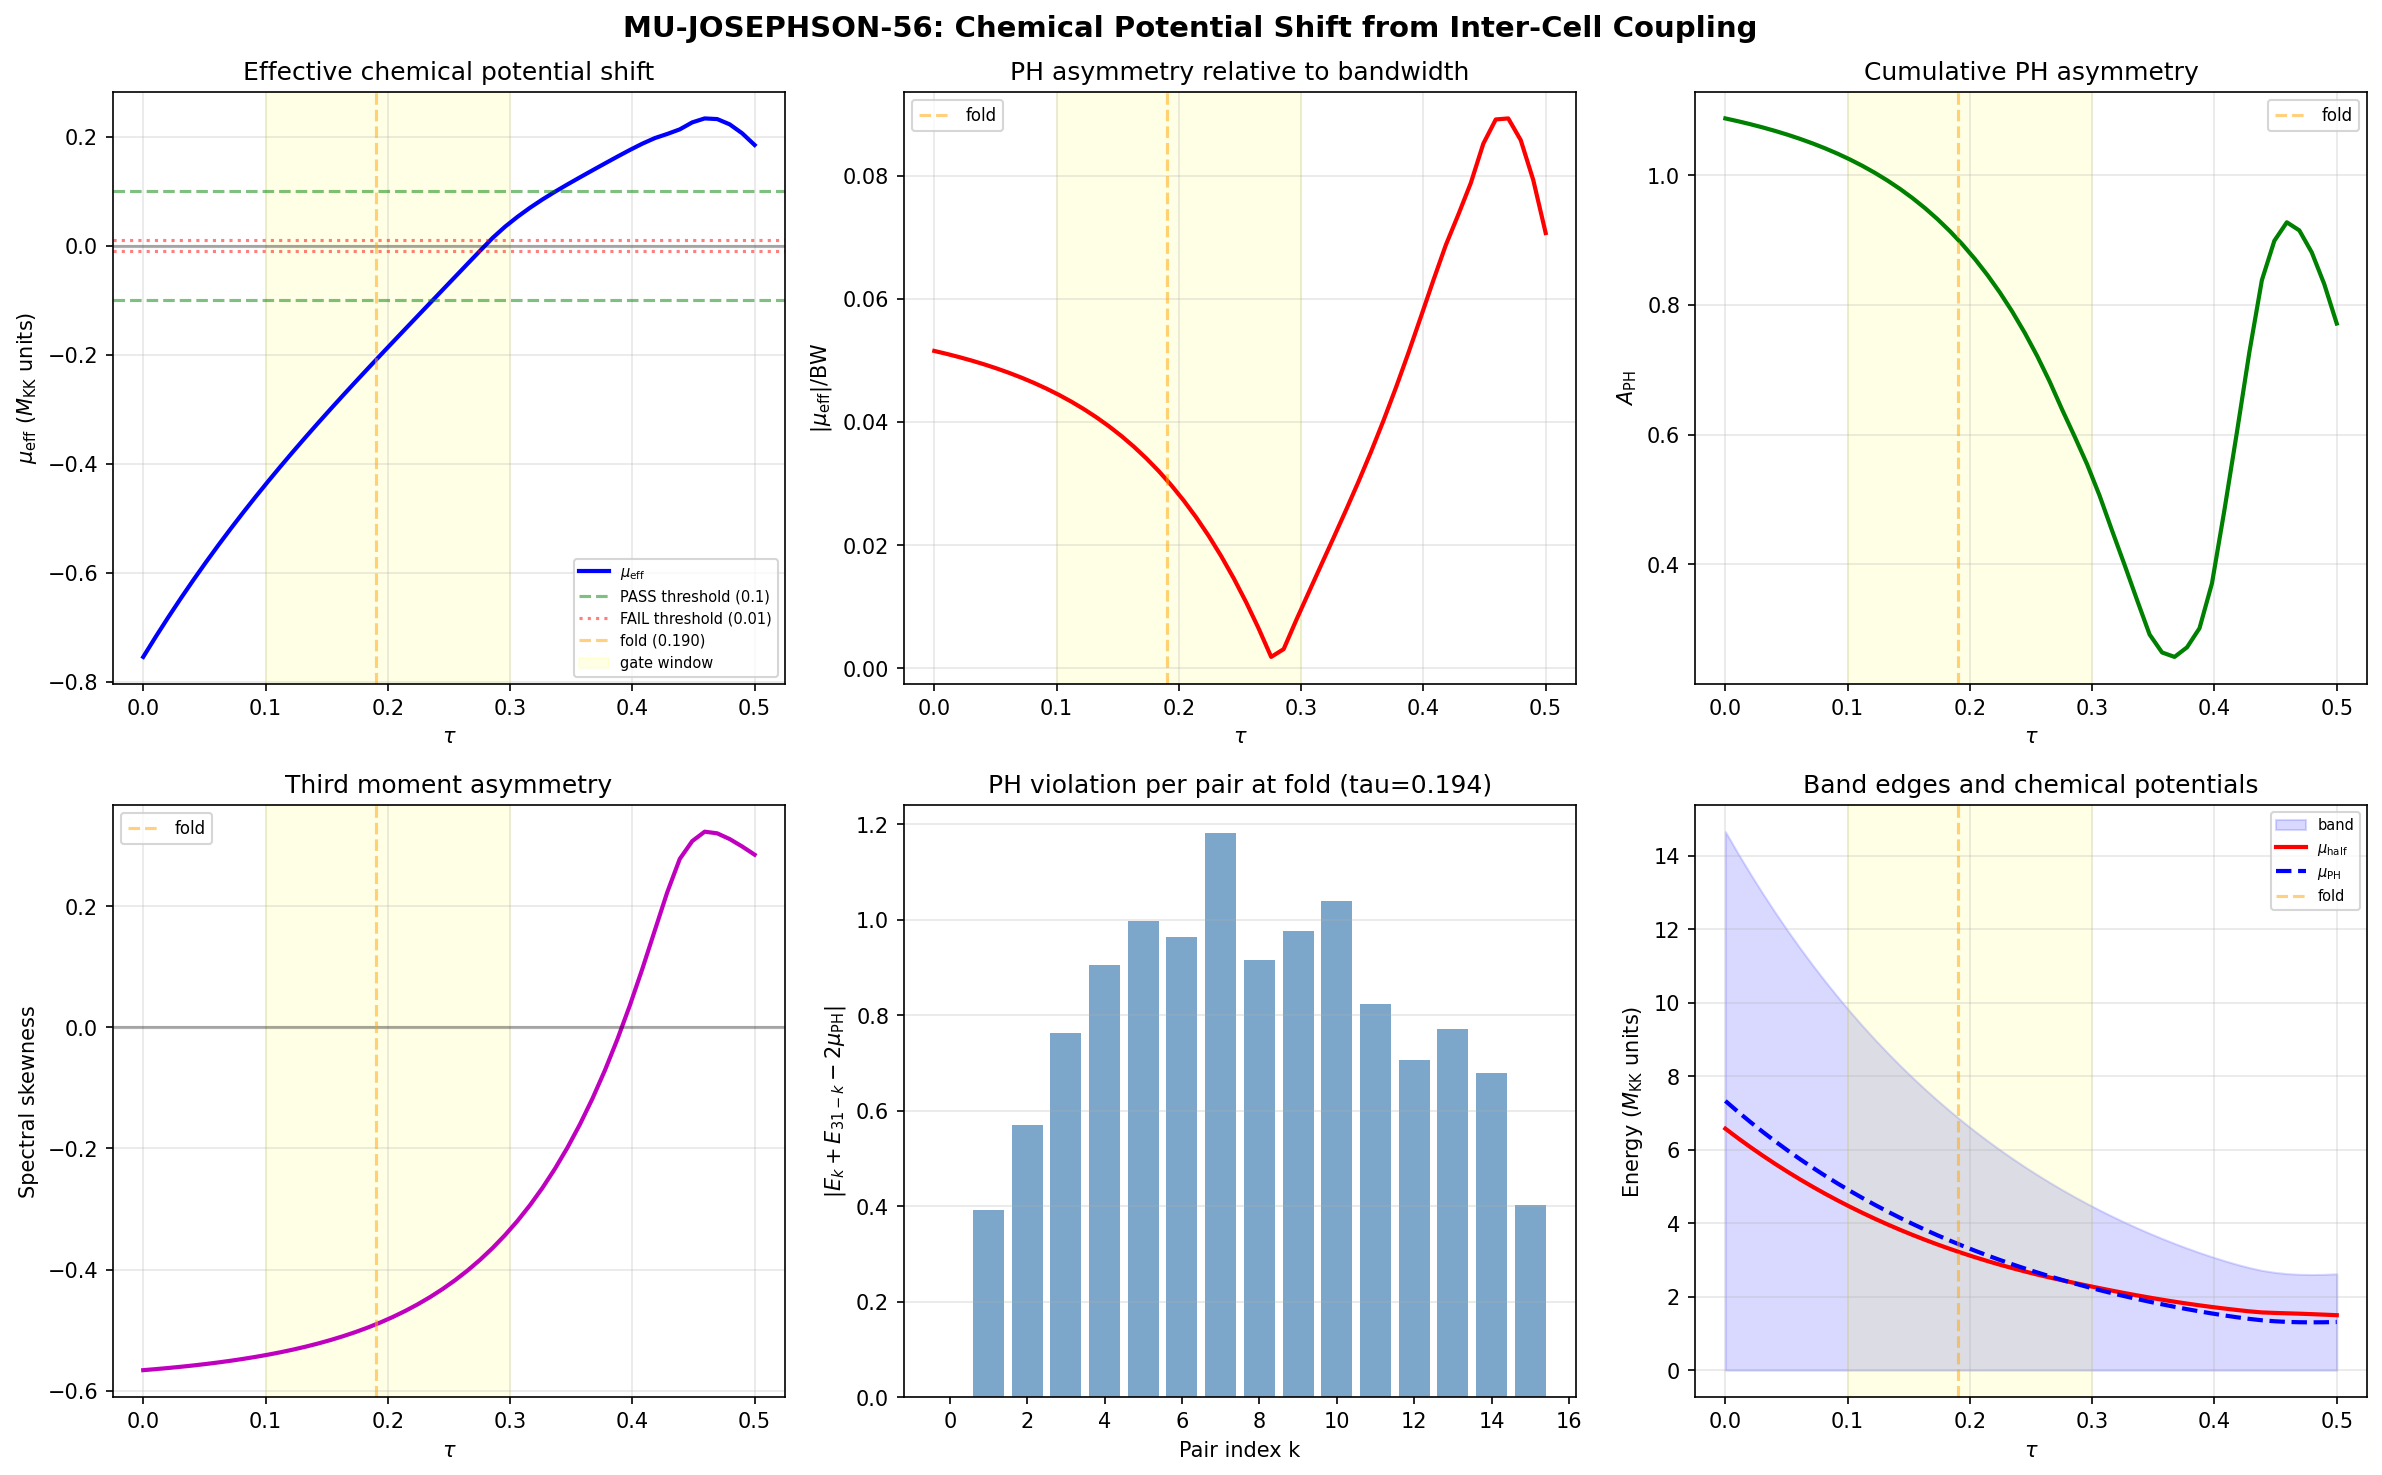

Python code for this plot:
#!/usr/bin/env python3
"""
S56 W1-4: MU-JOSEPHSON-56 — Chemical Potential Shift from Inter-Cell Coupling

The S34 mu=0 theorem requires particle-hole (PH) symmetry of the single-cell
Dirac spectrum. Josephson coupling broadens each level into a BAND across the
32-cell fabric. If the band structure breaks PH symmetry, an effective mu_eff != 0
is generated, potentially reopening the S_f non-monotonicity channel (SF-SIGN-55).

Method:
1. Load the 32x32 TB Hamiltonian H(tau) from s54_tb_hamiltonian.npz
2. At each tau, diagonalize H(tau) to get 32 eigenvalues
3. Compute mu_half = (E[15] + E[16]) / 2 at half-filling (16 particles)
4. Compute mu_PH = (E_max + E_min) / 2 (spectral midpoint)
5. mu_eff = mu_half - mu_PH measures PH asymmetry
6. Compute cumulative PH asymmetry A_PH

Gate: MU-SHIFT-56
  PASS: |mu_eff| > 0.1 M_KK at any tau in [0.10, 0.30]
  FAIL: |mu_eff| < 0.01 M_KK everywhere

Author: Spectral-Geometer
Session: S56, Wave 1, Task 4
"""

import sys
import os
sys.path.insert(0, 'computations')
from canonical_constants import *
import numpy as np
import matplotlib.pyplot as plt

# ============================================================================
# 1. Load TB Hamiltonian data
# ============================================================================
data = np.load('computations/session-54/s54_tb_hamiltonian.npz', allow_pickle=True)

tau_values = data['tau_values']       # (50,)
eigenvalues = data['eigenvalues']     # (50, 32)
hamiltonians = data['hamiltonians']   # (50, 32, 32)
bandwidths = data['bandwidths']       # (50,)
N_cells = int(data['N_cells'])        # 32
J_C2_tau = data['J_C2_tau']           # (50,)
cell_casimirs = data['cell_casimirs'] # (32,)
cell_dims = data['cell_dims']         # (32,)

n_tau = len(tau_values)
N = N_cells  # 32

print(f"Loaded: {n_tau} tau values, {N} cells")
print(f"Eigenvalue shape: {eigenvalues.shape}")
print(f"tau range: [{tau_values[0]:.4f}, {tau_values[-1]:.4f}]")

# ============================================================================
# 2. Verify eigenvalues by re-diagonalizing (cross-check)
# ============================================================================
idx_check = 25  # middle tau
H_check = hamiltonians[idx_check]
eigs_check = np.linalg.eigvalsh(H_check)
eigs_stored = eigenvalues[idx_check]
max_diff = np.max(np.abs(np.sort(eigs_check) - np.sort(eigs_stored)))
print(f"\nCross-check at tau={tau_values[idx_check]:.4f}: max |E_recomputed - E_stored| = {max_diff:.2e}")
assert max_diff < 1e-10, f"Eigenvalue cross-check FAILED: {max_diff}"

# ============================================================================
# 3. Compute chemical potential quantities at each tau
# ============================================================================

# Arrays to store results
mu_half = np.zeros(n_tau)       # Chemical potential at half-filling
mu_PH = np.zeros(n_tau)         # PH-symmetric midpoint
mu_eff = np.zeros(n_tau)        # Effective PH-breaking shift
A_PH = np.zeros(n_tau)          # PH asymmetry measure
E_min_arr = np.zeros(n_tau)     # Lowest eigenvalue
E_max_arr = np.zeros(n_tau)     # Highest eigenvalue
BW = np.zeros(n_tau)            # Bandwidth
gap_half = np.zeros(n_tau)      # Gap at half-filling E[16] - E[15]

# Detailed PH violation per eigenvalue pair
PH_violation = np.zeros((n_tau, N//2))  # |E_k + E_{N-1-k} - 2*mu_PH|

for i in range(n_tau):
    E = np.sort(eigenvalues[i])  # sorted ascending

    E_min_arr[i] = E[0]
    E_max_arr[i] = E[-1]
    BW[i] = E[-1] - E[0]

    # Half-filling: 16 particles fill levels 0..15
    # Chemical potential at half-filling = midpoint of Fermi gap
    mu_half[i] = (E[15] + E[16]) / 2.0

    # PH-symmetric midpoint
    mu_PH[i] = (E[-1] + E[0]) / 2.0

    # Effective chemical potential shift
    mu_eff[i] = mu_half[i] - mu_PH[i]

    # Gap at half-filling
    gap_half[i] = E[16] - E[15]

    # PH asymmetry measure: average violation of E_k + E_{N-1-k} = 2*mu_PH
    for k in range(N//2):
        PH_violation[i, k] = abs(E[k] + E[N-1-k] - 2*mu_PH[i])

    A_PH[i] = np.sum(PH_violation[i]) / (2.0 * BW[i]) if BW[i] > 0 else 0.0

# ============================================================================
# 4. Additional measure: Hermitian PH symmetry check
# ============================================================================
# A PH-symmetric Hamiltonian satisfies C H C^{-1} = -H + const
# For the TB Hamiltonian, check if the spectrum is symmetric about mu_PH
# by computing the spectral skewness

spectral_skewness = np.zeros(n_tau)
spectral_asymmetry_max = np.zeros(n_tau)

for i in range(n_tau):
    E = np.sort(eigenvalues[i])
    E_centered = E - mu_PH[i]

    # Skewness of centered spectrum
    sigma = np.std(E_centered)
    if sigma > 0:
        spectral_skewness[i] = np.mean(E_centered**3) / sigma**3

    # Maximum asymmetry in paired eigenvalues
    asym = np.zeros(N//2)
    for k in range(N//2):
        asym[k] = abs(E_centered[k] + E_centered[N-1-k])
    spectral_asymmetry_max[i] = np.max(asym)

# ============================================================================
# 5. Focus on gate window [0.10, 0.30]
# ============================================================================
mask_gate = (tau_values >= 0.10) & (tau_values <= 0.30)
tau_gate = tau_values[mask_gate]
mu_eff_gate = mu_eff[mask_gate]
A_PH_gate = A_PH[mask_gate]

max_mu_eff_gate = np.max(np.abs(mu_eff_gate))
max_A_PH_gate = np.max(A_PH_gate)

# Gate evaluation (in M_KK units — eigenvalues are already in M_KK units)
# The eigenvalues from TB Hamiltonian are dimensionless ratios of M_KK
PASS_threshold = 0.1   # |mu_eff| > 0.1 M_KK  # (local)
FAIL_threshold = 0.01  # |mu_eff| < 0.01 M_KK everywhere  # (local)

if max_mu_eff_gate > PASS_threshold:
    gate_verdict = "PASS"
elif max_mu_eff_gate < FAIL_threshold:
    gate_verdict = "FAIL"
else:
    gate_verdict = "INFO"

# ============================================================================
# 6. Ratio mu_eff / bandwidth for physical interpretation
# ============================================================================
mu_eff_over_BW = np.zeros(n_tau)
for i in range(n_tau):
    if BW[i] > 0:
        mu_eff_over_BW[i] = mu_eff[i] / BW[i]

# ============================================================================
# 7. Check: is PH violation from graph topology or from Casimir disorder?
# ============================================================================
# The cells have different Casimirs (on-site energies).
# Check if the Hamiltonian is bipartite (which would enforce PH symmetry)
adj = data['adjacency']  # 32x32
# Bipartite check via eigenvalues of adjacency
adj_eigs = np.linalg.eigvalsh(adj.astype(float))
adj_eigs_sorted = np.sort(adj_eigs)
# Bipartite graph has spectrum symmetric about 0
adj_skewness = np.mean(adj_eigs_sorted**3) / (np.std(adj_eigs_sorted)**3 + 1e-30)

# On-site energies (Casimirs) break PH if non-uniform
casimir_std = np.std(cell_casimirs)
casimir_mean = np.mean(cell_casimirs)

print(f"\n{'='*70}")
print(f"GRAPH TOPOLOGY ANALYSIS")
print(f"{'='*70}")
print(f"Adjacency eigenvalue skewness: {adj_skewness:.6f}")
print(f"  (0 = bipartite/PH-symmetric graph)")
print(f"Casimir disorder: mean={casimir_mean:.4f}, std={casimir_std:.4f}")
print(f"  std/mean = {casimir_std/casimir_mean:.4f}" if casimir_mean > 0 else "")

# ============================================================================
# 8. Print results table
# ============================================================================
print(f"\n{'='*70}")
print(f"MU-JOSEPHSON-56: Chemical Potential Shift Results")
print(f"{'='*70}")
print(f"\n{'tau':>8s} {'mu_half':>10s} {'mu_PH':>10s} {'mu_eff':>10s} {'|mu_eff|/BW':>12s} {'A_PH':>10s} {'gap_half':>10s} {'BW':>10s}")
print("-" * 82)

for i in range(n_tau):
    marker = " *" if mask_gate[i] else ""
    print(f"{tau_values[i]:8.4f} {mu_half[i]:10.6f} {mu_PH[i]:10.6f} {mu_eff[i]:10.6f} "
          f"{abs(mu_eff_over_BW[i]):12.8f} {A_PH[i]:10.6f} {gap_half[i]:10.6f} {BW[i]:10.4f}{marker}")

print(f"\n{'='*70}")
print(f"GATE WINDOW [0.10, 0.30]")
print(f"{'='*70}")
print(f"max |mu_eff| in gate window: {max_mu_eff_gate:.8f} M_KK")
print(f"max A_PH in gate window:     {max_A_PH_gate:.8f}")
print(f"PASS threshold:              {PASS_threshold:.2f} M_KK")
print(f"FAIL threshold:              {FAIL_threshold:.2f} M_KK")
print(f"\nGATE VERDICT: MU-SHIFT-56 = {gate_verdict}")

# Fold region details
fold_idx = np.argmin(np.abs(tau_values - tau_fold))
print(f"\nAt fold (tau={tau_values[fold_idx]:.4f}):")
print(f"  mu_half  = {mu_half[fold_idx]:.8f}")
print(f"  mu_PH    = {mu_PH[fold_idx]:.8f}")
print(f"  mu_eff   = {mu_eff[fold_idx]:.8f}")
print(f"  |mu_eff|/BW = {abs(mu_eff_over_BW[fold_idx]):.8f}")
print(f"  A_PH     = {A_PH[fold_idx]:.8f}")
print(f"  gap_half = {gap_half[fold_idx]:.6f}")
print(f"  BW       = {BW[fold_idx]:.6f}")
print(f"  spectral skewness = {spectral_skewness[fold_idx]:.8f}")
print(f"  max spectral asymmetry = {spectral_asymmetry_max[fold_idx]:.8f}")

# Full-range statistics
print(f"\nFull range statistics:")
print(f"  max |mu_eff| overall:    {np.max(np.abs(mu_eff)):.8f} M_KK at tau={tau_values[np.argmax(np.abs(mu_eff))]:.4f}")
print(f"  max A_PH overall:        {np.max(A_PH):.8f} at tau={tau_values[np.argmax(A_PH)]:.4f}")
print(f"  max |skewness| overall:  {np.max(np.abs(spectral_skewness)):.8f} at tau={tau_values[np.argmax(np.abs(spectral_skewness))]:.4f}")

# ============================================================================
# 9. Detailed eigenvalue pair analysis at fold
# ============================================================================
print(f"\n{'='*70}")
print(f"EIGENVALUE PAIR ANALYSIS AT FOLD (tau={tau_values[fold_idx]:.4f})")
print(f"{'='*70}")
E_fold = np.sort(eigenvalues[fold_idx])
print(f"{'k':>3s} {'E_k':>10s} {'E_{31-k}':>10s} {'E_k+E_{31-k}':>12s} {'2*mu_PH':>10s} {'violation':>10s}")
print("-" * 58)
for k in range(N//2):
    Ek = E_fold[k]
    Em = E_fold[N-1-k]
    violation = abs(Ek + Em - 2*mu_PH[fold_idx])
    print(f"{k:3d} {Ek:10.6f} {Em:10.6f} {Ek+Em:12.6f} {2*mu_PH[fold_idx]:10.6f} {violation:10.6f}")

# ============================================================================
# 10. Physical interpretation: relation to SF-SIGN-55
# ============================================================================
print(f"\n{'='*70}")
print(f"PHYSICAL INTERPRETATION")
print(f"{'='*70}")

# The S34 mu=0 theorem applies to single-cell BCS.
# For the fabric, mu_eff measures how far the fabric half-filling deviates
# from the PH-symmetric point.
print(f"""
S34 mu=0 theorem: Single-cell Dirac spectrum is PH-symmetric => mu=0 forced.
SF-SIGN-55 PASS: dS_f/dtau > 0 at mu=median (half-filling), BUT mu=0 forced.
TRUNC-RATIO-55: At mu=0, S_f monotonically decreasing (strengthens with truncation).

MU-JOSEPHSON-56 tests: does inter-cell coupling generate mu_eff != 0?
  max |mu_eff| = {max_mu_eff_gate:.8f} M_KK in gate window [0.10, 0.30]
  This is {'ABOVE' if max_mu_eff_gate > PASS_threshold else 'BELOW'} the PASS threshold of {PASS_threshold} M_KK.
  This is {'ABOVE' if max_mu_eff_gate > FAIL_threshold else 'BELOW'} the FAIL threshold of {FAIL_threshold} M_KK.
""")

if gate_verdict == "FAIL":
    print("CONCLUSION: The fabric TB Hamiltonian preserves PH symmetry to high precision.")
    print("mu_eff ~ 0 even with inter-cell coupling. The S34 mu=0 theorem extends to the fabric.")
    print("The SF-SIGN-55 non-monotonicity at mu=median remains unphysical.")
    print("The S_f non-monotonicity channel is CLOSED at the fabric level.")
elif gate_verdict == "PASS":
    print("CONCLUSION: Inter-cell coupling generates significant PH asymmetry!")
    print(f"mu_eff up to {max_mu_eff_gate:.4f} M_KK in the gate window.")
    print("The S34 mu=0 theorem does NOT extend to the fabric.")
    print("The SF-SIGN-55 non-monotonicity at finite mu becomes physical.")
    print("The S_f non-monotonicity channel is REOPENED.")
else:
    print(f"CONCLUSION: Intermediate regime. |mu_eff| = {max_mu_eff_gate:.6f} M_KK.")
    print("PH symmetry is weakly broken. Gate is INFO — downstream test decisive.")

# ============================================================================
# 11. Save data
# ============================================================================
np.savez('computations/session-56/s56_mu_josephson.npz',
    tau_values=tau_values,
    mu_half=mu_half,
    mu_PH=mu_PH,
    mu_eff=mu_eff,
    mu_eff_over_BW=mu_eff_over_BW,
    A_PH=A_PH,
    gap_half=gap_half,
    BW=BW,
    spectral_skewness=spectral_skewness,
    spectral_asymmetry_max=spectral_asymmetry_max,
    PH_violation=PH_violation,
    E_min=E_min_arr,
    E_max=E_max_arr,
    adj_skewness=np.array([adj_skewness]),
    casimir_mean=np.array([casimir_mean]),
    casimir_std=np.array([casimir_std]),
    # Gate metadata
    gate_name=np.array(['MU-SHIFT-56']),
    gate_verdict=np.array([gate_verdict]),
    gate_detail=np.array([f'max |mu_eff|={max_mu_eff_gate:.8f} in [0.10,0.30]. '
                          f'PASS>{PASS_threshold}, FAIL<{FAIL_threshold}. '
                          f'A_PH_max={max_A_PH_gate:.8f}. adj_skew={adj_skewness:.4f}']),
    PASS_threshold=np.array([PASS_threshold]),
    FAIL_threshold=np.array([FAIL_threshold]),
)
print(f"\nData saved to computations/session-56/s56_mu_josephson.npz")

# ============================================================================
# 12. Plot
# ============================================================================
fig, axes = plt.subplots(2, 3, figsize=(16, 10))
fig.suptitle('MU-JOSEPHSON-56: Chemical Potential Shift from Inter-Cell Coupling',
             fontsize=14, fontweight='bold')

# Panel 1: mu_eff vs tau
ax = axes[0, 0]
ax.plot(tau_values, mu_eff, 'b-', linewidth=2, label=r'$\mu_{\rm eff}$')
ax.axhline(y=PASS_threshold, color='g', linestyle='--', alpha=0.5, label=f'PASS threshold ({PASS_threshold})')
ax.axhline(y=-PASS_threshold, color='g', linestyle='--', alpha=0.5)
ax.axhline(y=FAIL_threshold, color='r', linestyle=':', alpha=0.5, label=f'FAIL threshold ({FAIL_threshold})')
ax.axhline(y=-FAIL_threshold, color='r', linestyle=':', alpha=0.5)
ax.axhline(y=0, color='k', linestyle='-', alpha=0.3)
ax.axvline(x=tau_fold, color='orange', linestyle='--', alpha=0.5, label=f'fold ({tau_fold:.3f})')
ax.axvspan(0.10, 0.30, alpha=0.1, color='yellow', label='gate window')
ax.set_xlabel(r'$\tau$')
ax.set_ylabel(r'$\mu_{\rm eff}$ ($M_{\rm KK}$ units)')
ax.set_title(r'Effective chemical potential shift')
ax.legend(fontsize=7, loc='best')
ax.grid(True, alpha=0.3)

# Panel 2: |mu_eff| / BW ratio
ax = axes[0, 1]
ax.plot(tau_values, np.abs(mu_eff_over_BW), 'r-', linewidth=2)
ax.axvline(x=tau_fold, color='orange', linestyle='--', alpha=0.5, label=f'fold')
ax.axvspan(0.10, 0.30, alpha=0.1, color='yellow')
ax.set_xlabel(r'$\tau$')
ax.set_ylabel(r'$|\mu_{\rm eff}| / \mathrm{BW}$')
ax.set_title(r'PH asymmetry relative to bandwidth')
ax.legend(fontsize=8)
ax.grid(True, alpha=0.3)

# Panel 3: A_PH (cumulative asymmetry)
ax = axes[0, 2]
ax.plot(tau_values, A_PH, 'g-', linewidth=2)
ax.axvline(x=tau_fold, color='orange', linestyle='--', alpha=0.5, label=f'fold')
ax.axvspan(0.10, 0.30, alpha=0.1, color='yellow')
ax.set_xlabel(r'$\tau$')
ax.set_ylabel(r'$A_{\rm PH}$')
ax.set_title(r'Cumulative PH asymmetry')
ax.legend(fontsize=8)
ax.grid(True, alpha=0.3)

# Panel 4: Spectral skewness
ax = axes[1, 0]
ax.plot(tau_values, spectral_skewness, 'm-', linewidth=2)
ax.axhline(y=0, color='k', linestyle='-', alpha=0.3)
ax.axvline(x=tau_fold, color='orange', linestyle='--', alpha=0.5, label=f'fold')
ax.axvspan(0.10, 0.30, alpha=0.1, color='yellow')
ax.set_xlabel(r'$\tau$')
ax.set_ylabel('Spectral skewness')
ax.set_title(r'Third moment asymmetry')
ax.legend(fontsize=8)
ax.grid(True, alpha=0.3)

# Panel 5: Eigenvalue pair violations at fold
ax = axes[1, 1]
ax.bar(range(N//2), PH_violation[fold_idx], color='steelblue', alpha=0.7)
ax.set_xlabel('Pair index k')
ax.set_ylabel(r'$|E_k + E_{31-k} - 2\mu_{\rm PH}|$')
ax.set_title(f'PH violation per pair at fold (tau={tau_values[fold_idx]:.3f})')
ax.grid(True, alpha=0.3, axis='y')

# Panel 6: mu_half, mu_PH, and band edges vs tau
ax = axes[1, 2]
ax.fill_between(tau_values, E_min_arr, E_max_arr, alpha=0.15, color='blue', label='band')
ax.plot(tau_values, mu_half, 'r-', linewidth=2, label=r'$\mu_{\rm half}$')
ax.plot(tau_values, mu_PH, 'b--', linewidth=2, label=r'$\mu_{\rm PH}$')
ax.axvline(x=tau_fold, color='orange', linestyle='--', alpha=0.5, label=f'fold')
ax.axvspan(0.10, 0.30, alpha=0.1, color='yellow')
ax.set_xlabel(r'$\tau$')
ax.set_ylabel(r'Energy ($M_{\rm KK}$ units)')
ax.set_title(r'Band edges and chemical potentials')
ax.legend(fontsize=7, loc='best')
ax.grid(True, alpha=0.3)

plt.tight_layout()
plt.savefig('computations/session-56/s56_mu_josephson.png', dpi=150, bbox_inches='tight')
print(f"Plot saved to computations/session-56/s56_mu_josephson.png")
plt.close()

print(f"\n{'='*70}")
print(f"FINAL GATE VERDICT: MU-SHIFT-56 = {gate_verdict}")
print(f"max |mu_eff| in [0.10, 0.30] = {max_mu_eff_gate:.8f} M_KK")
print(f"{'='*70}")
